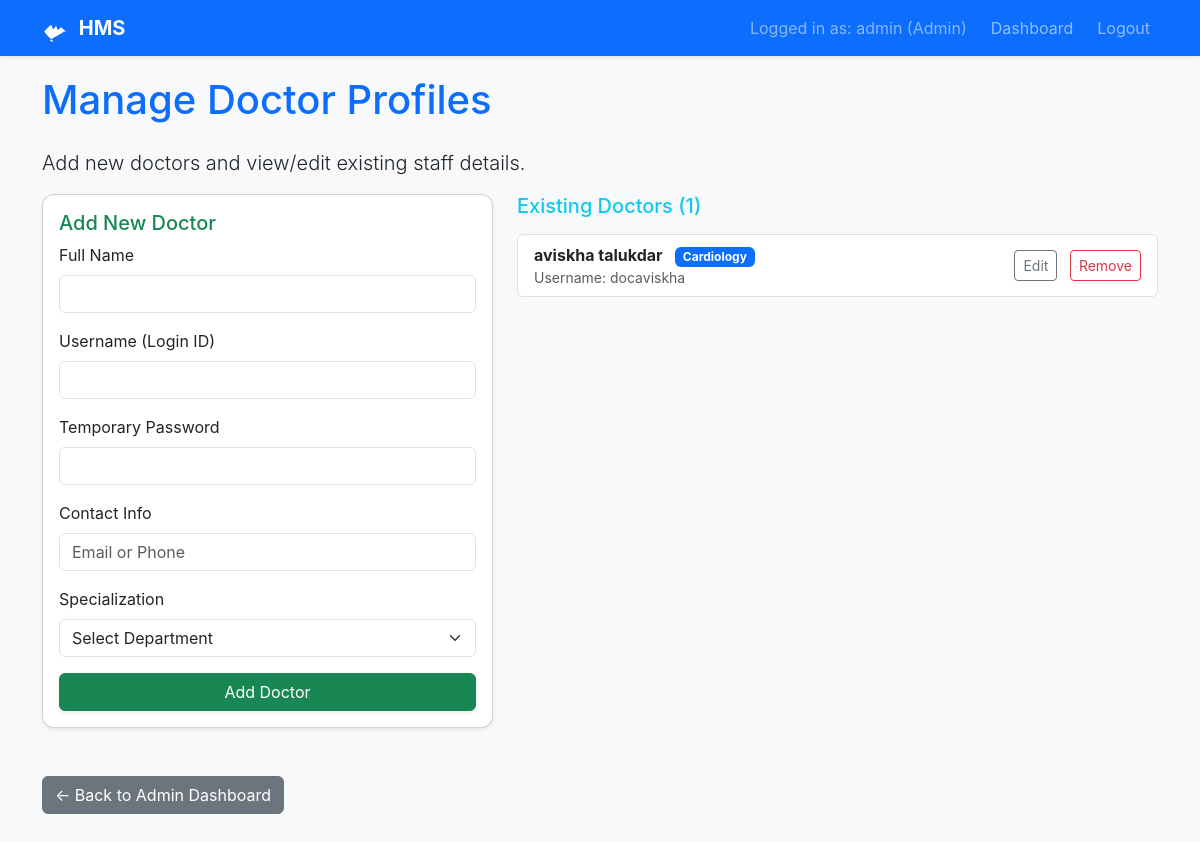
Page /admin/doctors (signed in) on the committed database.
### tables this page shows
CREATE TABLE users(
            id INTEGER PRIMARY KEY AUTOINCREMENT,
            username TEXT NOT NULL UNIQUE,
            password_hash TEXT NOT NULL,
            role TEXT NOT NULL, -- 'Admin', 'Doctor', 'Patient'
            name TEXT,
            contact_info TEXT,
            is_active BOOLEAN DEFAULT 1
        );

CREATE TABLE departments(
            id INTEGER PRIMARY KEY AUTOINCREMENT,
            name TEXT NOT NULL UNIQUE,
            description TEXT
        );

### app.py (the view)
        def decorated_function(*args, **kwargs):
            if g.user is None:
                flash("Please log in to access this page.", 'danger')
                return redirect(url_for('login'))
            if role and g.user['role'] != role:
                flash(f"Access denied. You must be a {role}.", 'danger')
                return redirect(url_for('dashboard'))
            return f(*args, **kwargs)

### app.py (called while the page is built, shortened)
@app.before_request
def load_logged_in_user():
    user_id = session.get('user_id')
    if user_id is None:
        g.user = None
    else:
        conn = get_db_connection()
        g.user = conn.execute("SELECT * FROM users WHERE id = ?", (user_id,)).fetchone()
        conn.close()

def login_required(role=None):
    def wrapper(f):
        def decorated_function(*args, **kwargs):
            if g.user is None:
                flash("Please log in to access this page.", 'danger')
                return redirect(url_for('login'))
            if role and g.user['role'] != role:
                flash(f"Access denied. You must be a {role}.", 'danger')
                return redirect(url_for('dashboard'))
            return f(*args, **kwargs)
        decorated_function.__name__ = f.__name__ # Preserve original function name
        return decorated_function
    return wrapper

@app.route('/admin/doctors', methods=['GET', 'POST'])
@login_required(role='Admin')
def manage_doctors():
    conn = get_db_connection()
    departments = get_departments()
    doctors_list = conn.execute("""
        SELECT u.id, u.name, u.username, u.contact_info, d.name AS specialization
        FROM users u
        JOIN doctors doc ON u.id = doc.user_id
        JOIN departments d ON doc.specialization_id = d.id
        WHERE u.role = 'Doctor'
    """).fetchall()
    conn.close()
    context = {
        'doctors': doctors_list,
        'departments': departments
    }
    return render_template('dashboards/manage_doctors.html', title='Manage Doctors', **context)

### models.py (called while the page is built)
def get_db_connection():
    conn = sqlite3.connect(DATABASE)
    conn.row_factory = sqlite3.Row # Allows accessing columns by name
    return conn

def get_departments():
    conn = get_db_connection()
    departments = conn.execute("""
        SELECT
            d.id,
            d.name,
            COUNT(doc.user_id) AS doctor_count
        FROM departments d
        LEFT JOIN doctors doc ON d.id = doc.specialization_id
        GROUP BY d.id, d.name
        ORDER BY d.name
    """).fetchall()
    conn.close()
    return departments

### templates/dashboards/manage_doctors.html (shortened to what this page needs)
{% extends "base.html" %}
{% block content %}
<h1 class="mb-4 text-primary">Manage Doctor Profiles</h1>
<p class="lead">Add new doctors and view/edit existing staff details.</p>
<div class="row">
    <div class="col-md-5">
        <div class="card p-3 shadow-sm mb-4">
            <h5 class="card-title text-success">Add New Doctor</h5>
            <form method="POST" action="{{ url_for('manage_doctors') }}">
                <div class="mb-3">
                    <label for="name" class="form-label">Full Name</label>
                    <input type="text" class="form-control" id="name" name="name" required>
                </div>
                <div class="mb-3">
                    <label for="username" class="form-label">Username (Login ID)</label>
                    <input type="text" class="form-control" id="username" name="username" required>
                </div>
                <div class="mb-3">
                    <label for="password" class="form-label">Temporary Password</label>
                    <input type="password" class="form-control" id="password" name="password" required>
                </div>
                <div class="mb-3">
                    <label for="contact_info" class="form-label">Contact Info</label>
                    <input type="text" class="form-control" id="contact_info" name="contact_info" placeholder="Email or Phone">
                </div>
                <div class="mb-3">
                    <label for="specialization_id" class="form-label">Specialization</label>
                    <select class="form-select" id="specialization_id" name="specialization_id" required>
                        <option value="">Select Department</option>
                    </select>
                </div>
                <button type="submit" class="btn btn-success w-100 shadow-sm">Add Doctor</button>
            </form>
        </div>
    </div>
    <div class="col-md-7">
        <h5 class="mb-3 text-info">Existing Doctors ({{ doctors|length }})</h5>
        <div class="list-group">
            {% for doctor in doctors %}
            <div class="list-group-item list-group-item-action d-flex justify-content-between align-items-center">
                <div>
                    <span class="fw-bold">{{ doctor['name'] }}</span>
                    <span class="badge bg-primary ms-2">{{ doctor['specialization'] }}</span>
                    <small class="d-block text-muted">Username: {{ doctor['username'] }}</small>
                </div>
                <div>
                    <a href="#" class="btn btn-sm btn-outline-secondary me-2">Edit</a>
                    <a href="#" class="btn btn-sm btn-outline-danger">Remove</a>
                </div>
            </div>
            {% else %}
            <div class="alert alert-warning text-center">No doctors registered yet. Please add one above.</div>
            {% endfor %}
        </div>
    </div>
</div>
<div class="mt-4">
    <a href="{{ url_for('admin_dashboard') }}" class="btn btn-secondary">← Back to Admin Dashboard</a>
</div>
{% endblock %}

### templates/base.html (shortened to what this page needs)
<!DOCTYPE html>
<html lang="en">
<head>
    <link href="https://cdn.jsdelivr.net/npm/bootstrap@5.3.3/dist/css/bootstrap.min.css" rel="stylesheet">
</head>
<body>
    <nav class="navbar navbar-expand-lg navbar-dark bg-primary shadow-sm">
        <div class="container">
            <a class="navbar-brand" href="{{ url_for('index') }}">
                <svg xmlns="http://www.w3.org/2000/svg" width="24" height="24" fill="currentColor" class="bi bi-heart-pulse-fill me-2" viewBox="0 0 16 16">
                    <path d="M1.475 9C2.702 10.849 4.779 12.878 7.64 15.654.569 15.654 13.331 10.849 14.524 9H16L12.7 6.136 10.457 8.24l-.999-3.136L7.44 7.668 6.137 4.546 4 6.31 1.475 9Z"/>
                </svg>
                HMS
            </a>
            <div class="collapse navbar-collapse" id="navbarNav">
                <ul class="navbar-nav ms-auto">
                    {% if g.user %}
                    <li class="nav-item">
                        <span class="nav-link disabled text-white-50">Logged in as: {{ g.user['username'] }} ({{ g.user['role'] }})</span>
                    </li>
                    <li class="nav-item">
                        <a class="nav-link btn btn-sm btn-outline-light ms-2" href="{{ url_for('dashboard') }}">Dashboard</a>
                    </li>
                    <li class="nav-item">
                        <a class="nav-link btn btn-sm btn-light ms-2" href="{{ url_for('logout') }}">Logout</a>
                    </li>
                    {% endif %}
                </ul>
            </div>
        </div>
    </nav>
    <div class="container container-main">
        {% block content %}{% endblock %}
    </div>
</body>
</html>

### templates/base.html (style rules this page uses)
body { font-family: 'Inter', sans-serif; background-color: #f8f9fa; }
.navbar-brand { font-weight: 700; }
.container-main { padding-top: 20px; padding-bottom: 50px; }
.card { border-radius: 0.75rem; box-shadow: 0 4px 8px rgba(0,0,0,0.05); }

### rows in the picture
users: user.username "admin", user.role "Admin"
users: name "aviskha talukdar", specialization "Cardiology", username "docaviskha"

### other values in the picture
{{ doctors|length }} "1"
